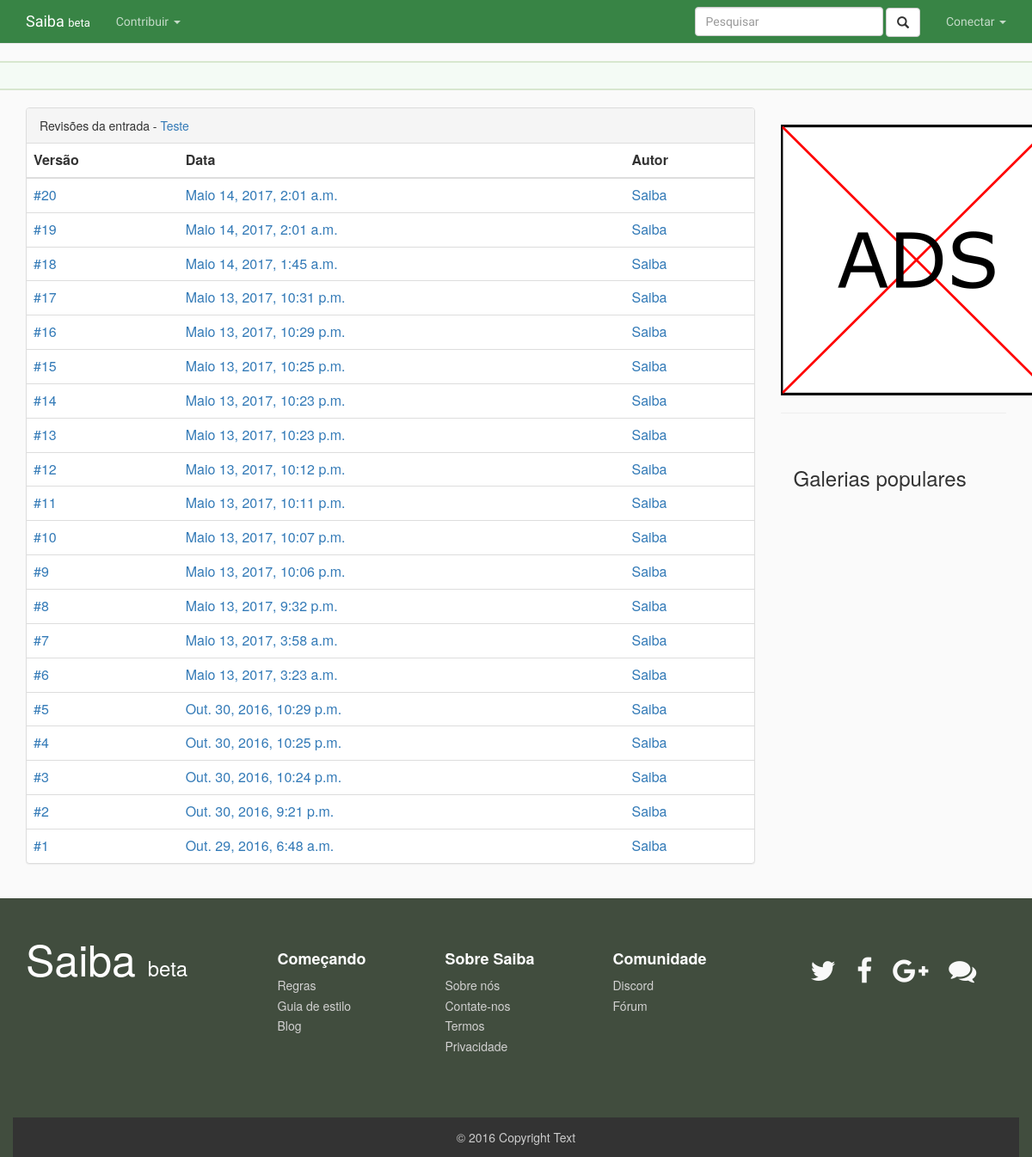
/entrada/teste/historico, run on the app's committed database.
### entry/models.py (models this page shows, shortened)
class Entry(models.Model):
    author                  = models.ForeignKey(User, default=1)
    title                   = models.CharField(max_length=250)
    slug                    = models.SlugField(max_length=250, default="", blank=True, unique=True)
    status                  = models.ForeignKey(Status, default=1)
    category                = models.ForeignKey(Category, default=1)
    type                    = models.CharField(max_length=100, blank=True)
    date_origin             = models.CharField(max_length=100, blank=True)
    origin                  = models.CharField(max_length=100)
    icon                    = models.ImageField(upload_to='icon/', blank=True)
    icon_url                = models.URLField(blank=True)
    hidden                  = models.BooleanField(default=False)
    images_locked           = models.BooleanField(default=False)
    videos_locked           = models.BooleanField(default=False)
    comments_locked         = models.BooleanField(default=False)
    tags                    = models.ManyToManyField('home.Tag', blank=True)
    trending_points         = models.IntegerField(default=0)
    editorship              = models.ManyToManyField('profile.Profile', blank=True)
    view                    = GenericRelation('feedback.View')
    class Meta:
        verbose_name_plural = "entries"

class Revision(models.Model):
    author = models.ForeignKey(User, default=1)
    entry = models.ForeignKey(Entry, on_delete=models.CASCADE, related_name="revisions")
    content = models.TextField(max_length=2500)
    date = models.DateTimeField(auto_now_add=True, blank=True)
    hidden = models.BooleanField(default=False)

### entry/views.py (the view)
# urls.py: url(r'^(?P<entry_slug>[\w-]+)/historico$', views.history, name='history'),
def history(request, entry_slug):
    entry = get_object_or_404(Entry, slug=entry_slug)
    revisions = Revision.objects.filter(entry=entry, hidden=False).order_by('-id')
    context = {'revisions'  : revisions,
               'entry_name' : entry.title,
               'entry_slug' : entry.slug }
    return render(request, escape('entry/history.html'), context)

### entry/templates/entry/history.html (shortened to what this page needs)
﻿{% extends 'home/base.html' %}
{% block body %}
    <div class="panel panel-default">
        <div class="panel-heading">Revisões da entrada - <a href='{% url 'entry:detail' entry_slug %}'>{{ entry_name }}</a></div>
        <table class="table">
            <thead>
                <tr>
                    <th>Versão</th>
                    <th>Data</th>
                    <th>Autor</th>
                </tr>
            </thead>
            <tbody>
                {% for revision in revisions %}
                        <tr>
                            <td><a href='#'>#{{ forloop.revcounter }}</a></td>
                            <td><a href='{% url 'entry:revision' entry_slug revision.id %}'>{{ revision.date }}</a></td>
                            <td><a href='{% url 'profile:detail' revision.author.profile.slug %}'>{{revision.author.username}}</a></td>
                        </tr>
                {% endfor %}
            </tbody>
        </table>
    </div>
{% endblock %}

### home/static/home/css/footer.css (style rules this page uses)
html { height: 100%; }

### data on the page
Entry: title "Teste"
Revision: date "Maio 14, 2017, 2:01 a.m.", author.username "Saiba"
Revision: date "Maio 14, 2017, 2:01 a.m.", author.username "Saiba"
Revision: date "Maio 14, 2017, 1:45 a.m.", author.username "Saiba"
Revision: date "Maio 13, 2017, 10:31 p.m.", author.username "Saiba"
Revision: date "Maio 13, 2017, 10:29 p.m.", author.username "Saiba"
Revision: date "Maio 13, 2017, 10:25 p.m.", author.username "Saiba"
Revision: date "Maio 13, 2017, 10:23 p.m.", author.username "Saiba"
Revision: date "Maio 13, 2017, 10:23 p.m.", author.username "Saiba"
Revision: date "Maio 13, 2017, 10:12 p.m.", author.username "Saiba"
Revision: date "Maio 13, 2017, 10:11 p.m.", author.username "Saiba"
Revision: date "Maio 13, 2017, 10:07 p.m.", author.username "Saiba"
Revision: date "Maio 13, 2017, 10:06 p.m.", author.username "Saiba"
Revision: date "Maio 13, 2017, 9:32 p.m.", author.username "Saiba"
Revision: date "Maio 13, 2017, 3:58 a.m.", author.username "Saiba"
Revision: date "Maio 13, 2017, 3:23 a.m.", author.username "Saiba"
Revision: date "Out. 30, 2016, 10:29 p.m.", author.username "Saiba"
Revision: date "Out. 30, 2016, 10:25 p.m.", author.username "Saiba"
Revision: date "Out. 30, 2016, 10:24 p.m.", author.username "Saiba"
Revision: date "Out. 30, 2016, 9:21 p.m.", author.username "Saiba"
Revision: date "Out. 29, 2016, 6:48 a.m.", author.username "Saiba"
